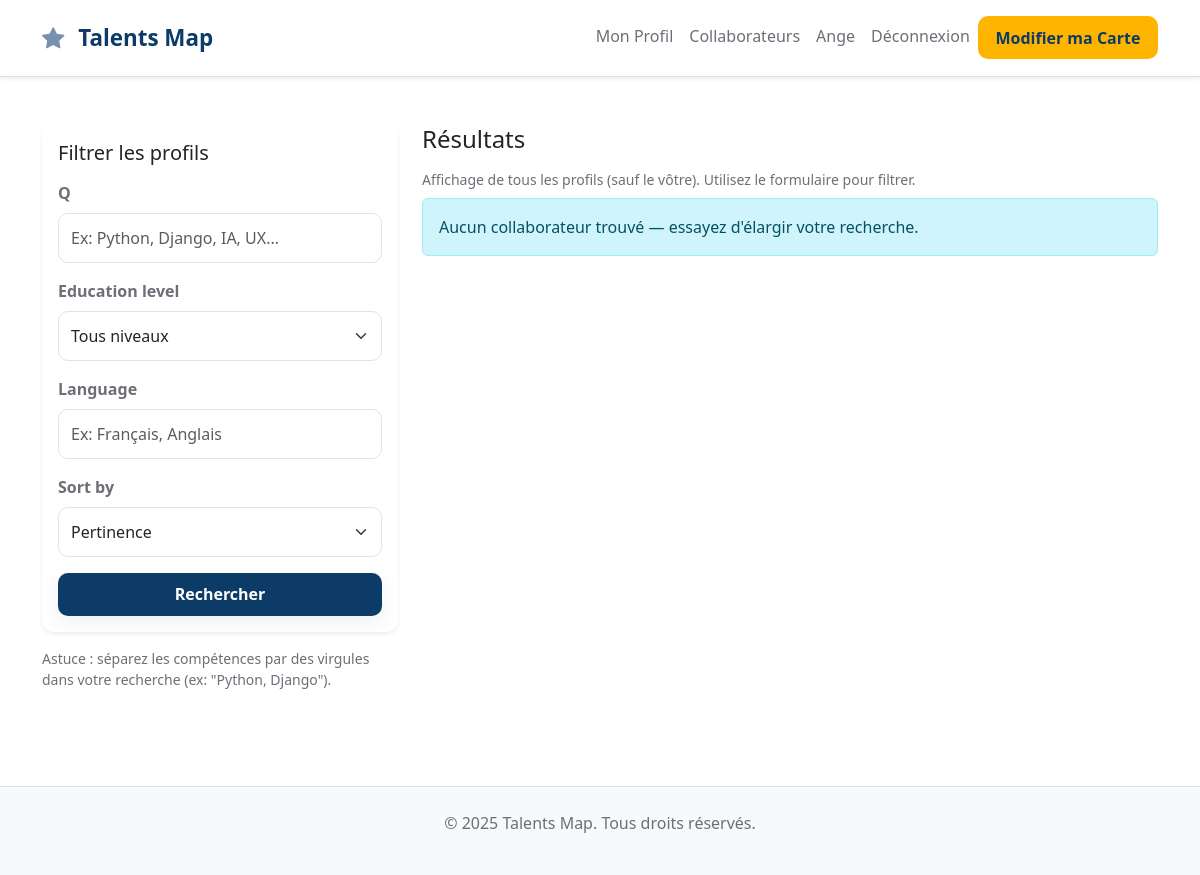
Page /search/ (signed in) on the earlier database version.
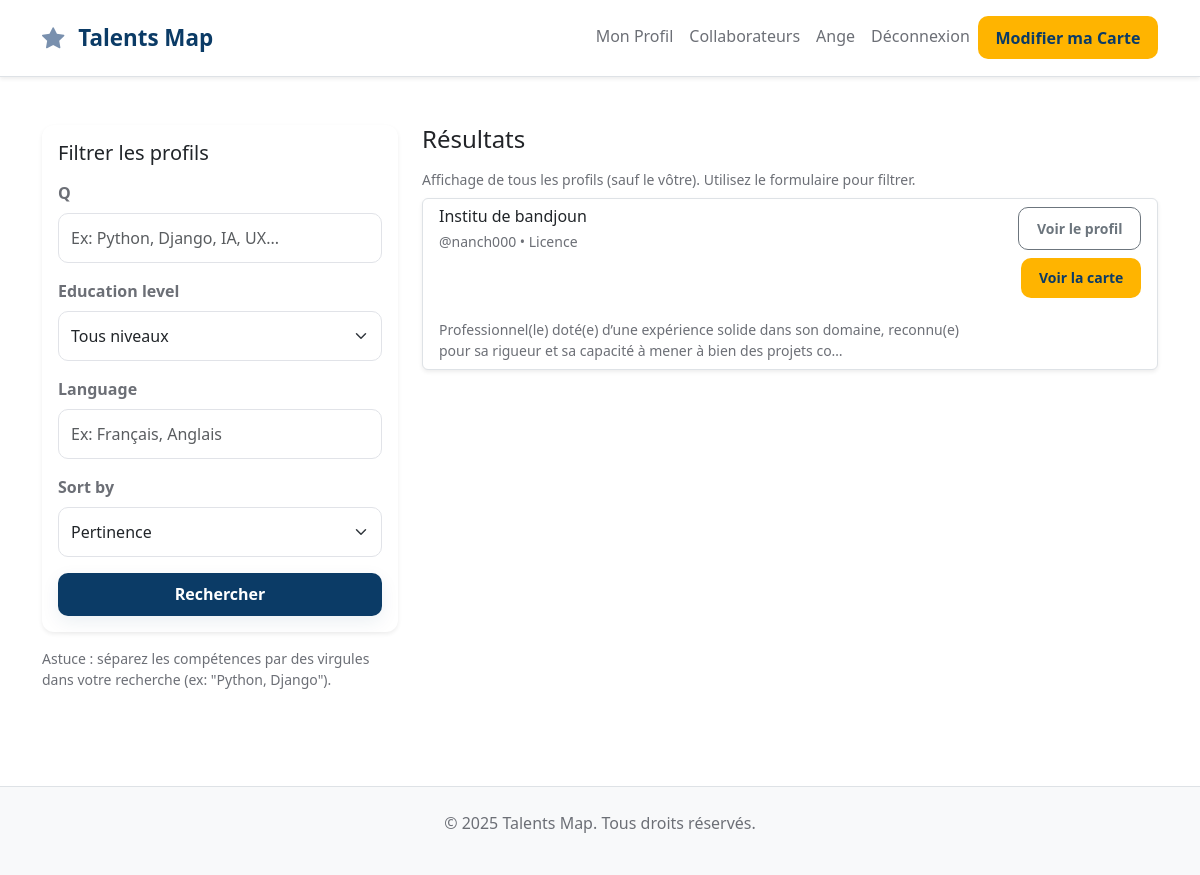
Same page on the later database version.
### talent_map_app/models.py (models this page shows, shortened)
class UserProfile(models.Model):
    EDUCATION_CHOICES = [
        ('bac', 'Baccalauréat'),
        ('licence', 'Licence'),
        ('master', 'Master'),
        ('Ingénieur', 'Ingénieur'),
    ]
    user = models.OneToOneField(User, on_delete=models.CASCADE, related_name='profile')
    education_level = models.CharField(max_length=20, choices=EDUCATION_CHOICES, default='licence')
    bio = models.TextField(blank=True, null=True, help_text="Courte biographie")
    skills = models.TextField(blank=True, null=True, help_text="Ex: Python, Django, JavaScript")
    languages = models.TextField(blank=True, null=True, help_text="Ex: Français, Anglais, Espagnol")
    passions = models.TextField(blank=True, null=True, help_text="Ex: IA, Web, Mobile")
    projects = models.TextField(blank=True, null=True, help_text="Ex: Projet 1 - Description, Projet 2 - Description")
    linkedin = models.URLField(blank=True, null=True)
    github = models.URLField(blank=True, null=True)
    youtube = models.URLField(blank=True, null=True)
    website = models.URLField(blank=True, null=True)
    is_validated = models.BooleanField(default=False, help_text="Profil validé par un responsable")
    validated_by = models.ForeignKey(User, on_delete=models.SET_NULL, null=True, blank=True,
                                      related_name='validated_profiles',
                                      help_text="Responsable qui a validé le profil")
    validated_at = models.DateTimeField(null=True, blank=True)
    created_at = models.DateTimeField(auto_now_add=True)
    updated_at = models.DateTimeField(auto_now=True)
    class Meta:
        verbose_name = "Profil Utilisateur"
        verbose_name_plural = "Profils Utilisateurs"
        ordering = ['-created_at']

### talent_map_app/views.py (the view, shortened to what this page needs)
# urls.py: path('search/', views.search_profiles, name='search'),
@login_required
def search_profiles(request):
    form = SearchForm(request.GET or None)
    qs = UserProfile.objects.all()
    if request.user.is_authenticated:
        qs = qs.exclude(user=request.user)
    return render(request, 'search/search.html', {'form': form, 'results': qs})

### talent_map_app/forms.py
class SearchForm(forms.Form):
    q = forms.CharField(required=False, widget=forms.TextInput(attrs={
        'class': 'form-control', 'placeholder': 'Ex: Python, Django, IA, UX...'
    }))
    education_level = forms.ChoiceField(required=False, choices=[('', 'Tous niveaux')] + UserProfile.EDUCATION_CHOICES, widget=forms.Select(attrs={'class': 'form-select'}))
    language = forms.CharField(required=False, widget=forms.TextInput(attrs={'class': 'form-control', 'placeholder': 'Ex: Français, Anglais'}))
    sort_by = forms.ChoiceField(required=False, choices=[
        ('relevance', 'Pertinence'),
        ('newest', 'Les plus récents'),
    ], initial='relevance', widget=forms.Select(attrs={'class': 'form-select'}))

### talent_map_app/templatetags/skill_extras.py (called while the page is built)
@register.filter
def split(value, sep=','):
    if not value:
        return []
    return [s.strip() for s in str(value).split(sep) if s.strip()]

### talent_map_app/templates/search/search.html (shortened to what this page needs)
{% extends 'base.html' %}
{% load static %}
{% load crispy_forms_tags %}
{% load skill_extras %}
{% block content %}
<div class="container py-5">
    <div class="row g-4">
        <div class="col-lg-4">
            <div class="card p-3 shadow-sm border-0">
                <h5 class="mb-3">Filtrer les profils</h5>
                <form id="search-form" method="get" novalidate>
                    {{ form.q|as_crispy_field }}
                    <div class="mb-3">{{ form.education_level|as_crispy_field }}</div>
                    <div class="mb-3">{{ form.language|as_crispy_field }}</div>
                    <div class="mb-3">{{ form.sort_by|as_crispy_field }}</div>
                    <div class="d-grid">
                        <button class="btn btn-primary">Rechercher</button>
                    </div>
                </form>
            </div>
            <div class="mt-3 text-muted small">
                Astuce : séparez les compétences par des virgules dans votre recherche (ex: "Python, Django").
            </div>
        </div>
        <div class="col-lg-8">
            <h4 class="mb-3">Résultats</h4>
            {% if not request.GET %}
                <div class="small text-muted mb-2">Affichage de tous les profils (sauf le vôtre). Utilisez le formulaire pour filtrer.</div>
            {% endif %}
            {% if results %}
                <div class="list-group">
                    {% for profile in results %}
                        <div class="list-group-item mb-3 shadow-sm rounded">
                            <div class="d-flex align-items-start justify-content-between">
                                <div>
                                    <h6 class="mb-1">{{ profile.user.get_full_name|default:profile.user.username }}</h6>
                                    <div class="small text-muted mb-2">@{{ profile.user.username }} • {{ profile.education_level|capfirst }}</div>
                                    <div class="mb-2">
                                    </div>
                                    <p class="mb-0 text-muted small">{{ profile.bio|truncatechars:140 }}</p>
                                </div>
                                <div class="text-end">
                                    <a href="{% url 'profile_detail' profile.user.id %}" class="btn btn-outline-secondary btn-sm mb-2">Voir le profil</a>
                                    <a href="{% url 'talent_map' profile.user.id %}" class="btn btn-accent btn-sm">Voir la carte</a>
                                </div>
                            </div>
                        </div>
                    {% endfor %}
                </div>
            {% else %}
                <div class="alert alert-info">Aucun collaborateur trouvé — essayez d'élargir votre recherche.</div>
            {% endif %}
        </div>
    </div>
</div>
{% endblock %}

Differences in the rows shown:
added UserProfile: user.get_full_name "Institu de bandjoun", user.username "nanch000", education_level "Licence", bio "Professionnel(le) doté(e) d’une expérience solide dans son domaine, reconnu(e) pour sa rigueur et sa capacité à mener à bien des projets co…"
Other differences:
text no longer shown: "Aucun collaborateur trouvé — essayez d'élargir votre recherche."
